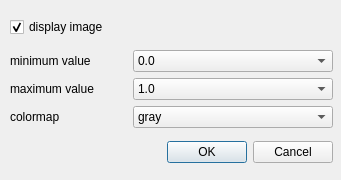
<?xml version="1.0" encoding="UTF-8"?>
<ui version="4.0">
 <class>Dialog</class>
 <widget class="QDialog" name="Dialog">
  <property name="geometry">
   <rect>
    <x>0</x>
    <y>0</y>
    <width>341</width>
    <height>180</height>
   </rect>
  </property>
  <property name="windowTitle">
   <string>Dialog</string>
  </property>
  <widget class="QWidget" name="layoutWidget">
   <property name="geometry">
    <rect>
     <x>10</x>
     <y>10</y>
     <width>323</width>
     <height>162</height>
    </rect>
   </property>
   <layout class="QVBoxLayout" name="verticalLayout_3">
    <item>
     <widget class="QCheckBox" name="disp_img_checkBox">
      <property name="text">
       <string>display image</string>
      </property>
      <property name="checked">
       <bool>true</bool>
      </property>
     </widget>
    </item>
    <item>
     <layout class="QHBoxLayout" name="horizontalLayout">
      <item>
       <layout class="QVBoxLayout" name="verticalLayout">
        <item>
         <widget class="QLabel" name="label">
          <property name="text">
           <string>minimum value</string>
          </property>
         </widget>
        </item>
        <item>
         <widget class="QLabel" name="label_2">
          <property name="text">
           <string>maximum value</string>
          </property>
         </widget>
        </item>
        <item>
         <widget class="QLabel" name="label_3">
          <property name="text">
           <string>colormap</string>
          </property>
         </widget>
        </item>
       </layout>
      </item>
      <item>
       <layout class="QVBoxLayout" name="verticalLayout_2">
        <item>
         <widget class="QComboBox" name="img_min_val_comboBox">
          <item>
           <property name="text">
            <string>0.0</string>
           </property>
          </item>
          <item>
           <property name="text">
            <string>0.1</string>
           </property>
          </item>
          <item>
           <property name="text">
            <string>0.2</string>
           </property>
          </item>
          <item>
           <property name="text">
            <string>0.3</string>
           </property>
          </item>
          <item>
           <property name="text">
            <string>0.4</string>
           </property>
          </item>
          <item>
           <property name="text">
            <string>0.5</string>
           </property>
          </item>
          <item>
           <property name="text">
            <string>0.6</string>
           </property>
          </item>
          <item>
           <property name="text">
            <string>0.7</string>
           </property>
          </item>
          <item>
           <property name="text">
            <string>0.8</string>
           </property>
          </item>
          <item>
           <property name="text">
            <string>0.9</string>
           </property>
          </item>
          <item>
           <property name="text">
            <string>1.0</string>
           </property>
          </item>
         </widget>
        </item>
        <item>
         <widget class="QComboBox" name="img_max_val_comboBox">
          <item>
           <property name="text">
            <string>1.0</string>
           </property>
          </item>
          <item>
           <property name="text">
            <string>0.9</string>
           </property>
          </item>
          <item>
           <property name="text">
            <string>0.8</string>
           </property>
          </item>
          <item>
           <property name="text">
            <string>0.7</string>
           </property>
          </item>
          <item>
           <property name="text">
            <string>0.6</string>
           </property>
          </item>
          <item>
           <property name="text">
            <string>0.5</string>
           </property>
          </item>
          <item>
           <property name="text">
            <string>0.4</string>
           </property>
          </item>
          <item>
           <property name="text">
            <string>0.3</string>
           </property>
          </item>
          <item>
           <property name="text">
            <string>0.2</string>
           </property>
          </item>
          <item>
           <property name="text">
            <string>0.1</string>
           </property>
          </item>
          <item>
           <property name="text">
            <string>0.0</string>
           </property>
          </item>
         </widget>
        </item>
        <item>
         <widget class="QComboBox" name="img_cmap_comboBox">
          <property name="minimumSize">
           <size>
            <width>200</width>
            <height>0</height>
           </size>
          </property>
          <item>
           <property name="text">
            <string>gray</string>
           </property>
          </item>
          <item>
           <property name="text">
            <string>viridis</string>
           </property>
          </item>
          <item>
           <property name="text">
            <string>magma</string>
           </property>
          </item>
          <item>
           <property name="text">
            <string>plasma</string>
           </property>
          </item>
          <item>
           <property name="text">
            <string>inferno</string>
           </property>
          </item>
          <item>
           <property name="text">
            <string>cividis</string>
           </property>
          </item>
          <item>
           <property name="text">
            <string>Spectral</string>
           </property>
          </item>
          <item>
           <property name="text">
            <string>coolwarm</string>
           </property>
          </item>
         </widget>
        </item>
       </layout>
      </item>
     </layout>
    </item>
    <item>
     <widget class="QDialogButtonBox" name="buttonBox">
      <property name="orientation">
       <enum>Qt::Horizontal</enum>
      </property>
      <property name="standardButtons">
       <set>QDialogButtonBox::Cancel|QDialogButtonBox::Ok</set>
      </property>
     </widget>
    </item>
   </layout>
  </widget>
 </widget>
 <resources/>
 <connections>
  <connection>
   <sender>buttonBox</sender>
   <signal>accepted()</signal>
   <receiver>Dialog</receiver>
   <slot>accept()</slot>
   <hints>
    <hint type="sourcelabel">
     <x>248</x>
     <y>254</y>
    </hint>
    <hint type="destinationlabel">
     <x>157</x>
     <y>274</y>
    </hint>
   </hints>
  </connection>
  <connection>
   <sender>buttonBox</sender>
   <signal>rejected()</signal>
   <receiver>Dialog</receiver>
   <slot>reject()</slot>
   <hints>
    <hint type="sourcelabel">
     <x>316</x>
     <y>260</y>
    </hint>
    <hint type="destinationlabel">
     <x>286</x>
     <y>274</y>
    </hint>
   </hints>
  </connection>
 </connections>
</ui>
